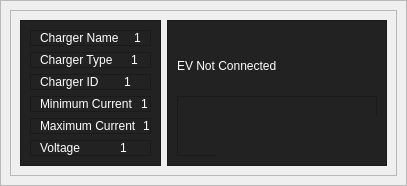
                            <widget class="QFrame" name="frame_29">
                             <property name="sizePolicy">
                              <sizepolicy hsizetype="Preferred" vsizetype="Expanding">
                               <horstretch>0</horstretch>
                               <verstretch>0</verstretch>
                              </sizepolicy>
                             </property>
                             <property name="frameShape">
                              <enum>QFrame::StyledPanel</enum>
                             </property>
                             <property name="frameShadow">
                              <enum>QFrame::Raised</enum>
                             </property>
                             <layout class="QGridLayout" name="gridLayout_16">
                              <property name="leftMargin">
                               <number>0</number>
                              </property>
                              <property name="topMargin">
                               <number>0</number>
                              </property>
                              <property name="rightMargin">
                               <number>0</number>
                              </property>
                              <property name="bottomMargin">
                               <number>0</number>
                              </property>
                              <item row="0" column="0">
                               <widget class="QStackedWidget" name="stackedWidget_3">
                                <property name="currentIndex">
                                 <number>0</number>
                                </property>
                                <widget class="QWidget" name="charge_1">
                                 <layout class="QGridLayout" name="gridLayout_17">
                                  <item row="0" column="0">
                                   <widget class="QFrame" name="frame_32">
                                    <property name="frameShape">
                                     <enum>QFrame::StyledPanel</enum>
                                    </property>
                                    <property name="frameShadow">
                                     <enum>QFrame::Raised</enum>
                                    </property>
                                    <layout class="QHBoxLayout" name="horizontalLayout_7">
                                     <item>
                                      <widget class="QFrame" name="frame_33">
                                       <property name="styleSheet">
                                        <string notr="true">background-color: rgb(34, 34, 34);</string>
                                       </property>
                                       <property name="frameShape">
                                        <enum>QFrame::StyledPanel</enum>
                                       </property>
                                       <property name="frameShadow">
                                        <enum>QFrame::Raised</enum>
                                       </property>
                                       <layout class="QVBoxLayout" name="verticalLayout_11">
                                        <item>
                                         <widget class="QFrame" name="frame_41">
                                          <property name="frameShape">
                                           <enum>QFrame::StyledPanel</enum>
                                          </property>
                                          <property name="frameShadow">
                                           <enum>QFrame::Raised</enum>
                                          </property>
                                          <layout class="QHBoxLayout" name="horizontalLayout_11">
                                           <property name="spacing">
                                            <number>6</number>
                                           </property>
                                           <property name="leftMargin">
                                            <number>9</number>
                                           </property>
                                           <property name="topMargin">
                                            <number>0</number>
                                           </property>
                                           <property name="rightMargin">
                                            <number>0</number>
                                           </property>
                                           <property name="bottomMargin">
                                            <number>0</number>
                                           </property>
                                           <item>
                                            <widget class="QLabel" name="label_2">
                                             <property name="styleSheet">
                                              <string notr="true">color: rgb(255, 255, 255);
font: 12pt &quot;Calibri&quot;;</string>
                                             </property>
                                             <property name="text">
                                              <string>Charger Name</string>
                                             </property>
                                            </widget>
                                           </item>
                                           <item alignment="Qt::AlignHCenter">
                                            <widget class="QLabel" name="label_4">
                                             <property name="styleSheet">
                                              <string notr="true">color: rgb(255, 255, 255);
font: 12pt &quot;Calibri&quot;;</string>
                                             </property>
                                             <property name="text">
                                              <string>1</string>
                                             </property>
                                            </widget>
                                           </item>
                                          </layout>
                                         </widget>
                                        </item>
                                        <item>
                                         <widget class="QFrame" name="frame_42">
                                          <property name="frameShape">
                                           <enum>QFrame::StyledPanel</enum>
                                          </property>
                                          <property name="frameShadow">
                                           <enum>QFrame::Raised</enum>
                                          </property>
                                          <layout class="QHBoxLayout" name="horizontalLayout_12">
                                           <property name="spacing">
                                            <number>6</number>
                                           </property>
                                           <property name="leftMargin">
                                            <number>9</number>
                                           </property>
                                           <property name="topMargin">
                                            <number>0</number>
                                           </property>
                                           <property name="rightMargin">
                                            <number>0</number>
                                           </property>
                                           <property name="bottomMargin">
                                            <number>0</number>
                                           </property>
                                           <item>
                                            <widget class="QLabel" name="label_11">
                                             <property name="styleSheet">
                                              <string notr="true">color: rgb(255, 255, 255);
font: 12pt &quot;Calibri&quot;;</string>
                                             </property>
                                             <property name="text">
                                              <string>Charger Type</string>
                                             </property>
                                            </widget>
                                           </item>
                                           <item alignment="Qt::AlignHCenter">
                                            <widget class="QLabel" name="label_12">
                                             <property name="styleSheet">
                                              <string notr="true">color: rgb(255, 255, 255);
font: 12pt &quot;Calibri&quot;;</string>
                                             </property>
                                             <property name="text">
                                              <string>1</string>
                                             </property>
                                            </widget>
                                           </item>
                                          </layout>
                                         </widget>
                                        </item>
                                        <item>
                                         <widget class="QFrame" name="frame_43">
                                          <property name="frameShape">
                                           <enum>QFrame::StyledPanel</enum>
                                          </property>
                                          <property name="frameShadow">
                                           <enum>QFrame::Raised</enum>
                                          </property>
                                          <layout class="QHBoxLayout" name="horizontalLayout_13">
                                           <property name="leftMargin">
                                            <number>9</number>
                                           </property>
                                           <property name="topMargin">
                                            <number>0</number>
                                           </property>
                                           <property name="rightMargin">
                                            <number>0</number>
                                           </property>
                                           <property name="bottomMargin">
                                            <number>0</number>
                                           </property>
                                           <item>
                                            <widget class="QLabel" name="label_13">
                                             <property name="styleSheet">
                                              <string notr="true">color: rgb(255, 255, 255);
font: 12pt &quot;Calibri&quot;;</string>
                                             </property>
                                             <property name="text">
                                              <string>Charger ID</string>
                                             </property>
                                            </widget>
                                           </item>
                                           <item alignment="Qt::AlignHCenter">
                                            <widget class="QLabel" name="label_14">
                                             <property name="styleSheet">
                                              <string notr="true">color: rgb(255, 255, 255);
font: 12pt &quot;Calibri&quot;;</string>
                                             </property>
                                             <property name="text">
                                              <string>1</string>
                                             </property>
                                            </widget>
                                           </item>
                                          </layout>
                                         </widget>
                                        </item>
                                        <item>
                                         <widget class="QFrame" name="frame_44">
                                          <property name="frameShape">
                                           <enum>QFrame::StyledPanel</enum>
                                          </property>
                                          <property name="frameShadow">
                                           <enum>QFrame::Raised</enum>
                                          </property>
                                          <layout class="QHBoxLayout" name="horizontalLayout_14">
                                           <property name="topMargin">
                                            <number>0</number>
                                           </property>
                                           <property name="rightMargin">
                                            <number>0</number>
                                           </property>
                                           <property name="bottomMargin">
                                            <number>0</number>
                                           </property>
                                           <item>
                                            <widget class="QLabel" name="label_15">
                                             <property name="styleSheet">
                                              <string notr="true">color: rgb(255, 255, 255);
font: 12pt &quot;Calibri&quot;;</string>
                                             </property>
                                             <property name="text">
                                              <string>Minimum Current</string>
                                             </property>
                                            </widget>
                                           </item>
                                           <item alignment="Qt::AlignHCenter">
                                            <widget class="QLabel" name="label_16">
                                             <property name="styleSheet">
                                              <string notr="true">color: rgb(255, 255, 255);
font: 12pt &quot;Calibri&quot;;</string>
                                             </property>
                                             <property name="text">
                                              <string>1</string>
                                             </property>
                                            </widget>
                                           </item>
                                          </layout>
                                         </widget>
                                        </item>
                                        <item>
                                         <widget class="QFrame" name="frame_45">
                                          <property name="frameShape">
                                           <enum>QFrame::StyledPanel</enum>
                                          </property>
                                          <property name="frameShadow">
                                           <enum>QFrame::Raised</enum>
                                          </property>
                                          <layout class="QHBoxLayout" name="horizontalLayout_15">
                                           <property name="topMargin">
                                            <number>0</number>
                                           </property>
                                           <property name="rightMargin">
                                            <number>0</number>
                                           </property>
                                           <property name="bottomMargin">
                                            <number>0</number>
                                           </property>
                                           <item>
                                            <widget class="QLabel" name="label_17">
                                             <property name="styleSheet">
                                              <string notr="true">color: rgb(255, 255, 255);
font: 12pt &quot;Calibri&quot;;</string>
                                             </property>
                                             <property name="text">
                                              <string>Maximum Current</string>
                                             </property>
                                            </widget>
                                           </item>
                                           <item alignment="Qt::AlignHCenter">
                                            <widget class="QLabel" name="label_18">
                                             <property name="styleSheet">
                                              <string notr="true">color: rgb(255, 255, 255);
font: 12pt &quot;Calibri&quot;;</string>
                                             </property>
                                             <property name="text">
                                              <string>1</string>
                                             </property>
                                            </widget>
                                           </item>
                                          </layout>
                                         </widget>
                                        </item>
                                        <item>
                                         <widget class="QFrame" name="frame_46">
                                          <property name="frameShape">
                                           <enum>QFrame::StyledPanel</enum>
                                          </property>
                                          <property name="frameShadow">
                                           <enum>QFrame::Raised</enum>
                                          </property>
                                          <layout class="QHBoxLayout" name="horizontalLayout_16">
                                           <property name="topMargin">
                                            <number>0</number>
                                           </property>
                                           <property name="rightMargin">
                                            <number>0</number>
                                           </property>
                                           <property name="bottomMargin">
                                            <number>0</number>
                                           </property>
                                           <item>
                                            <widget class="QLabel" name="label_19">
                                             <property name="styleSheet">
                                              <string notr="true">color: rgb(255, 255, 255);
font: 12pt &quot;Calibri&quot;;</string>
                                             </property>
                                             <property name="text">
                                              <string>Voltage</string>
                                             </property>
                                            </widget>
                                           </item>
                                           <item alignment="Qt::AlignHCenter">
                                            <widget class="QLabel" name="label_20">
                                             <property name="styleSheet">
                                              <string notr="true">color: rgb(255, 255, 255);
font: 12pt &quot;Calibri&quot;;</string>
                                             </property>
                                             <property name="text">
                                              <string>1</string>
                                             </property>
                                            </widget>
                                           </item>
                                          </layout>
                                         </widget>
                                        </item>
                                       </layout>
                                      </widget>
                                     </item>
                                     <item>
                                      <widget class="QFrame" name="frame_34">
                                       <property name="minimumSize">
                                        <size>
                                         <width>0</width>
                                         <height>0</height>
                                        </size>
                                       </property>
                                       <property name="styleSheet">
                                        <string notr="true">background-color: rgb(34, 34, 34);</string>
                                       </property>
                                       <property name="frameShape">
                                        <enum>QFrame::StyledPanel</enum>
                                       </property>
                                       <property name="frameShadow">
                                        <enum>QFrame::Raised</enum>
                                       </property>
                                       <layout class="QVBoxLayout" name="verticalLayout_12">
                                        <item alignment="Qt::AlignHCenter|Qt::AlignTop">
                                         <widget class="QFrame" name="frame_48">
                                          <property name="minimumSize">
                                           <size>
                                            <width>200</width>
                                            <height>60</height>
                                           </size>
                                          </property>
                                          <property name="frameShape">
                                           <enum>QFrame::StyledPanel</enum>
                                          </property>
                                          <property name="frameShadow">
                                           <enum>QFrame::Raised</enum>
                                          </property>
                                          <widget class="QLabel" name="label_21">
                                           <property name="geometry">
                                            <rect>
                                             <x>0</x>
                                             <y>0</y>
                                             <width>211</width>
                                             <height>71</height>
                                            </rect>
                                           </property>
                                           <property name="styleSheet">
                                            <string notr="true">color: rgb(255, 255, 255);
font: 20pt &quot;Calibri&quot;;</string>
                                           </property>
                                           <property name="text">
                                            <string>EV Not Connected</string>
                                           </property>
                                           <property name="wordWrap">
                                            <bool>true</bool>
                                           </property>
                                          </widget>
                                         </widget>
                                        </item>
                                        <item>
                                         <widget class="QFrame" name="frame_47">
                                          <property name="sizePolicy">
                                           <sizepolicy hsizetype="Preferred" vsizetype="Expanding">
                                            <horstretch>0</horstretch>
                                            <verstretch>0</verstretch>
                                           </sizepolicy>
                                          </property>
                                          <property name="minimumSize">
                                           <size>
                                            <width>200</width>
                                            <height>0</height>
                                           </size>
                                          </property>
                                          <property name="frameShape">
                                           <enum>QFrame::StyledPanel</enum>
                                          </property>
                                          <property name="frameShadow">
                                           <enum>QFrame::Raised</enum>
                                          </property>
                                          <widget class="QLabel" name="label_22">
                                           <property name="geometry">
                                            <rect>
                                             <x>40</x>
                                             <y>20</y>
                                             <width>181</width>
                                             <height>131</height>
                                            </rect>
                                           </property>
                                           <property name="sizePolicy">
                                            <sizepolicy hsizetype="Expanding" vsizetype="Expanding">
                                             <horstretch>0</horstretch>
                                             <verstretch>0</verstretch>
                                            </sizepolicy>
                                           </property>
                                           <property name="styleSheet">
                                            <string notr="true">border-image: url(:/newPrefix/plug.png);</string>
                                           </property>
                                           <property name="text">
                                            <string/>
                                           </property>
                                          </widget>
                                         </widget>
                                        </item>
                                       </layout>
                                      </widget>
                                     </item>
                                    </layout>
                                   </widget>
                                  </item>
                                 </layout>
                                </widget>
                                <widget class="QWidget" name="charge_2">
                                 <layout class="QGridLayout" name="gridLayout_18">
                                  <item row="0" column="0">
                                   <widget class="QFrame" name="frame_35">
                                    <property name="frameShape">
                                     <enum>QFrame::StyledPanel</enum>
                                    </property>
                                    <property name="frameShadow">
                                     <enum>QFrame::Raised</enum>
                                    </property>
                                    <layout class="QHBoxLayout" name="horizontalLayout_8">
                                     <property name="spacing">
                                      <number>10</number>
                                     </property>
                                     <item>
                                      <widget class="QFrame" name="frame_36">
                                       <property name="styleSheet">
                                        <string notr="true">background-color: rgb(34, 34, 34);</string>
                                       </property>
                                       <property name="frameShape">
                                        <enum>QFrame::StyledPanel</enum>
                                       </property>
                                       <property name="frameShadow">
                                        <enum>QFrame::Raised</enum>
                                       </property>
                                      </widget>
                                     </item>
                                     <item>
                                      <widget class="QFrame" name="frame_37">
                                       <property name="styleSheet">
                                        <string notr="true">background-color: rgb(34, 34, 34);</string>
                                       </property>
                                       <property name="frameShape">
                                        <enum>QFrame::StyledPanel</enum>
                                       </property>
                                       <property name="frameShadow">
                                        <enum>QFrame::Raised</enum>
                                       </property>
                                      </widget>
                                     </item>
                                    </layout>
                                   </widget>
                                  </item>
                                 </layout>
                                </widget>
                               </widget>
                              </item>
                             </layout>
                            </widget>
